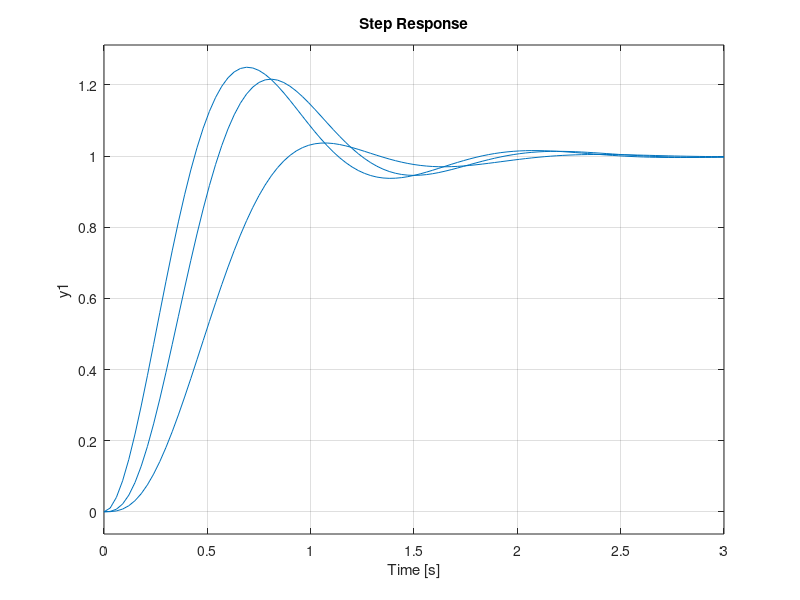

Write the MATLAB code that produced this figure.
%%Persamaan T1
num1= 24.542;
den1= [1 4 24.542];
T1=tf(num1, den1)
pole(T1)
roots(den1)

%%Persamaan T2
num2= 245.42;
den2= conv([1 10],[1 4 24.542]);
T2= tf(num2, den2)
pole(T2)
roots(den2)

%%Persamaan T3
num3= 73.626;
den3= conv([1 3],[1 4 24.542]);
T3= tf(num3, den3)
pole(T3)
roots(den3)

%%Plot grafik
step(T1)
hold on
step(T2)
hold on
step(T3)


